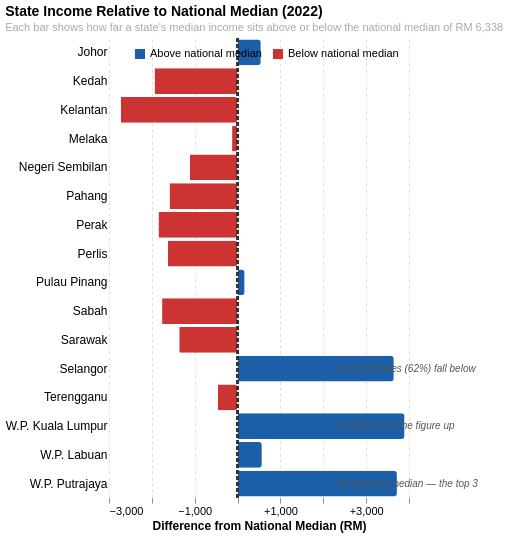

Here is the Vega-Lite specification saved for this chart:
### Vega-Lite specification from a JSON file in a GitHub repository (floating-point values rounded to 4 significant figures)
{"$schema": "https://vega.github.io/schema/vega-lite/v5.json", "title": {"text": "State Income Relative to National Median (2022)", "subtitle": "Each bar shows how far a state's median income sits above or below the national median of RM 6,338", "fontSize": 14, "subtitleFontSize": 11, "subtitleColor": "#aaaaaa", "anchor": "start"}, "width": "container", "height": 460, "data": {"values": [{"state": "Kelantan", "diff": -2724, "side": "Below national median"}, {"state": "Kedah", "diff": -1936, "side": "Below national median"}, {"state": "Perak", "diff": -1844, "side": "Below national median"}, {"state": "Sabah", "diff": -1761, "side": "Below national median"}, {"state": "Perlis", "diff": -1625, "side": "Below national median"}, {"state": "Pahang", "diff": -1585, "side": "Below national median"}, {"state": "Sarawak", "diff": -1360, "side": "Below national median"}, {"state": "Negeri Sembilan", "diff": -1112, "side": "Below national median"}, {"state": "Terengganu", "diff": -460, "side": "Below national median"}, {"state": "Melaka", "diff": -128, "side": "Below national median"}, {"state": "Pulau Pinang", "diff": 164, "side": "Above national median"}, {"state": "Johor", "diff": 541, "side": "Above national median"}, {"state": "W.P. Labuan", "diff": 566, "side": "Above national median"}, {"state": "Selangor", "diff": 3645, "side": "Above national median"}, {"state": "W.P. Putrajaya", "diff": 3718, "side": "Above national median"}, {"state": "W.P. Kuala Lumpur", "diff": 3896, "side": "Above national median"}]}, "layer": [{"mark": {"type": "bar", "cornerRadiusEnd": 3}, "params": [{"name": "hover_diverging", "select": {"type": "point", "on": "mouseover", "clear": "mouseout"}}], "encoding": {"y": {"field": "state", "type": "nominal", "sort": {"field": "diff", "order": "ascending"}, "title": null, "axis": {"labelFontSize": 12, "domain": false, "ticks": false, "grid": false, "labelLimit": 160}}, "x": {"field": "diff", "type": "quantitative", "title": "Difference from National Median (RM)", "axis": {"format": "+,.0f", "labelFontSize": 11, "titleFontSize": 12, "gridColor": "#e0e0d8", "gridDash": [3, 3], "domain": false, "tickCount": 7}}, "color": {"field": "side", "type": "nominal", "scale": {"domain": ["Above national median", "Below national median"], "range": ["#1a5fa8", "#cc3333"]}, "legend": {"title": null, "orient": "top-right", "labelFontSize": 11, "symbolSize": 100, "direction": "horizontal", "offset": 10}}, "opacity": {"condition": {"param": "hover_diverging", "value": 1}, "value": 0.8}, "tooltip": [{"field": "state", "type": "nominal", "title": "State"}, {"field": "diff", "type": "quantitative", "title": "vs National Median (RM)", "format": "+,.0f"}, {"field": "side", "type": "nominal", "title": "Status"}]}}, {"mark": {"type": "rule", "color": "#333333", "strokeWidth": 1.5, "strokeDash": [4, 2]}, "encoding": {"x": {"datum": 0}}}, {"data": {"values": [{"state": "Selangor", "diff": 2300, "label": "10 of 16 states (62%) fall below"}, {"state": "W.P. Putrajaya", "diff": 2300, "label": "the national median — the top 3"}, {"state": "W.P. Kuala Lumpur", "diff": 2300, "label": "territories pull the figure up"}]}, "mark": {"type": "text", "align": "left", "fontSize": 10, "fontStyle": "italic", "color": "#555555"}, "encoding": {"x": {"field": "diff", "type": "quantitative"}, "y": {"field": "state", "type": "nominal", "sort": {"field": "diff", "order": "ascending"}}, "text": {"field": "label", "type": "nominal"}}}], "config": {"view": {"stroke": null}, "background": "#ffffff"}}
